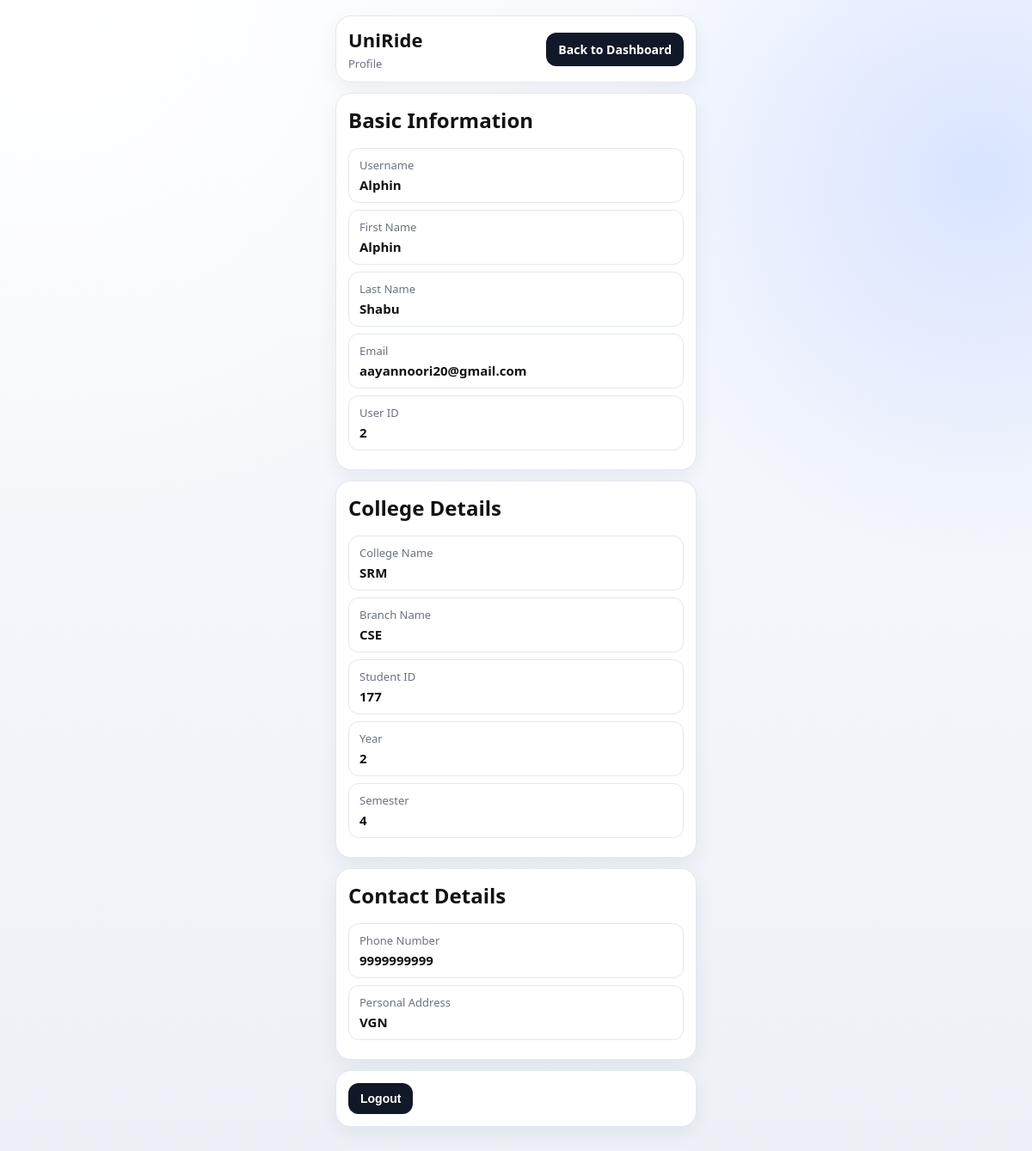
Screenshot of /profile/ (signed in) with the database file from the repository.
### home/models.py (models this page shows)
class Account(models.Model):
    user = models.OneToOneField(User, on_delete=models.CASCADE)
    college_name = models.CharField(max_length=150)
    branch_name = models.CharField(max_length=100)
    student_id = models.CharField(max_length=50)
    year = models.IntegerField(null=True)
    sem = models.IntegerField(null=True)
    phone_number = models.IntegerField(null=True)
    personal_address = models.CharField(max_length=255)
    class Meta:
        db_table = "home_account"

### home/views.py (the view)
# urls.py: path('profile/',profile,name='profile'),
@login_required
def profile(request):
    user_account = request.user.account
    context = {
        'user': request.user,
        'account': user_account
    }
    return render(request,'profile.html',context=context)

### home/templates/profile.html (shortened to what this page needs)
{% load static %}
<!DOCTYPE html>
<html lang="en">
<head>
    <link rel="stylesheet" href="{% static 'home/style.css' %}">
</head>
<body>
    <div class="topbar">
        <div>
            <div class="brand">UniRide</div>
            <div class="welcome">Profile</div>
        </div>
        <a href="{% url 'dashboard' %}" class="btn-link">Back to Dashboard</a>
    </div>
    <div class="profile-section">
        <h2>Basic Information</h2>
        <div class="profile-row"><div class="profile-key">Username</div><div class="profile-value">{{ user.username }}</div></div>
        <div class="profile-row"><div class="profile-key">First Name</div><div class="profile-value">{{ user.first_name }}</div></div>
        <div class="profile-row"><div class="profile-key">Last Name</div><div class="profile-value">{{ user.last_name }}</div></div>
        <div class="profile-row"><div class="profile-key">Email</div><div class="profile-value">{{ user.email }}</div></div>
        <div class="profile-row"><div class="profile-key">User ID</div><div class="profile-value">{{ user.id }}</div></div>
    </div>
    <div class="profile-section">
        <h2>College Details</h2>
        <div class="profile-row"><div class="profile-key">College Name</div><div class="profile-value">{{ account.college_name }}</div></div>
        <div class="profile-row"><div class="profile-key">Branch Name</div><div class="profile-value">{{ account.branch_name }}</div></div>
        <div class="profile-row"><div class="profile-key">Student ID</div><div class="profile-value">{{ account.student_id }}</div></div>
        <div class="profile-row"><div class="profile-key">Year</div><div class="profile-value">{{ account.year }}</div></div>
        <div class="profile-row"><div class="profile-key">Semester</div><div class="profile-value">{{ account.sem }}</div></div>
    </div>
    <div class="profile-section">
        <h2>Contact Details</h2>
        <div class="profile-row"><div class="profile-key">Phone Number</div><div class="profile-value">{{ account.phone_number }}</div></div>
        <div class="profile-row"><div class="profile-key">Personal Address</div><div class="profile-value">{{ account.personal_address }}</div></div>
    </div>
    <form method="post" action="{% url 'logout' %}" class="profile-section">
        <button type="submit">Logout</button>
    </form>
</body>
</html>

### home/static/home/style.css (style rules this page uses)
:root { --bg: #edf1f7; --surface: #ffffff; --text: #121212; --muted: #6b7280; --line: #e2e8f0; --brand: #111827; --accent: #ffd24c; --phone-width: 420px; }
* { box-sizing: border-box; }
body { margin: 0; min-height: 100vh; padding: 18px 12px 30px; font-family: "Segoe UI", Tahoma, sans-serif; background: radial-gradient(circle at 5% 0%, #ffffff 0%, transparent 36%), radial-gradient(circle at 95% 15%, #d9e4ff 0%, transparent 28%), linear-gradient(180deg, #f9fbff 0%, var(--bg) 100%); color: var(--text); display: flex; flex-direction: column; align-items: center; }
h1, h2, h3 { margin: 0 0 12px; }
h1, h2 { margin: 0 0 16px; }
form { width: 100%; background: var(--surface); border: 1px solid var(--line); border-radius: 18px; padding: 16px; margin: 14px 0 18px; box-shadow: 0 8px 24px rgba(16, 24, 40, 0.06); }
.topbar { width: min(var(--phone-width), 100%); margin: 0 0 12px; background: var(--surface); border: 1px solid var(--line); border-radius: 18px; padding: 12px 14px; display: flex; justify-content: space-between; align-items: center; gap: 12px; box-shadow: 0 8px 24px rgba(16, 24, 40, 0.06); }
.brand { font-size: 22px; font-weight: 800; letter-spacing: 0.1px; }
.welcome { color: var(--muted); font-size: 13px; margin-top: 4px; }
.profile-section { width: min(var(--phone-width), 100%); margin: 0 0 12px; background: var(--surface); border: 1px solid var(--line); border-radius: 18px; padding: 14px; box-shadow: 0 8px 24px rgba(16, 24, 40, 0.06); }
.profile-row { border: 1px solid var(--line); border-radius: 12px; background: #fff; padding: 10px 12px; margin-bottom: 8px; }
.profile-key { color: var(--muted); font-size: 13px; margin-bottom: 4px; }
.profile-value { font-size: 15px; font-weight: 600; }
button { border: 0; border-radius: 12px; padding: 10px 14px; font-size: 14px; font-weight: 600; cursor: pointer; background: var(--brand); color: #fff; }
.btn-link { display: inline-block; border: 0; border-radius: 12px; padding: 10px 14px; font-size: 14px; font-weight: 600; cursor: pointer; background: var(--brand); color: #fff; text-decoration: none; }
a { color: #111827; text-decoration: none; }

### rows the page displays
Account: college_name "SRM", branch_name "CSE", student_id "177", year "2", sem "4", phone_number "9999999999", personal_address "VGN"

### other values shown
{{ user.username }} "Alphin"
{{ user.first_name }} "Alphin"
{{ user.last_name }} "Shabu"
{{ user.email }} "aayannoori20@gmail.com"
{{ user.id }} "2"
